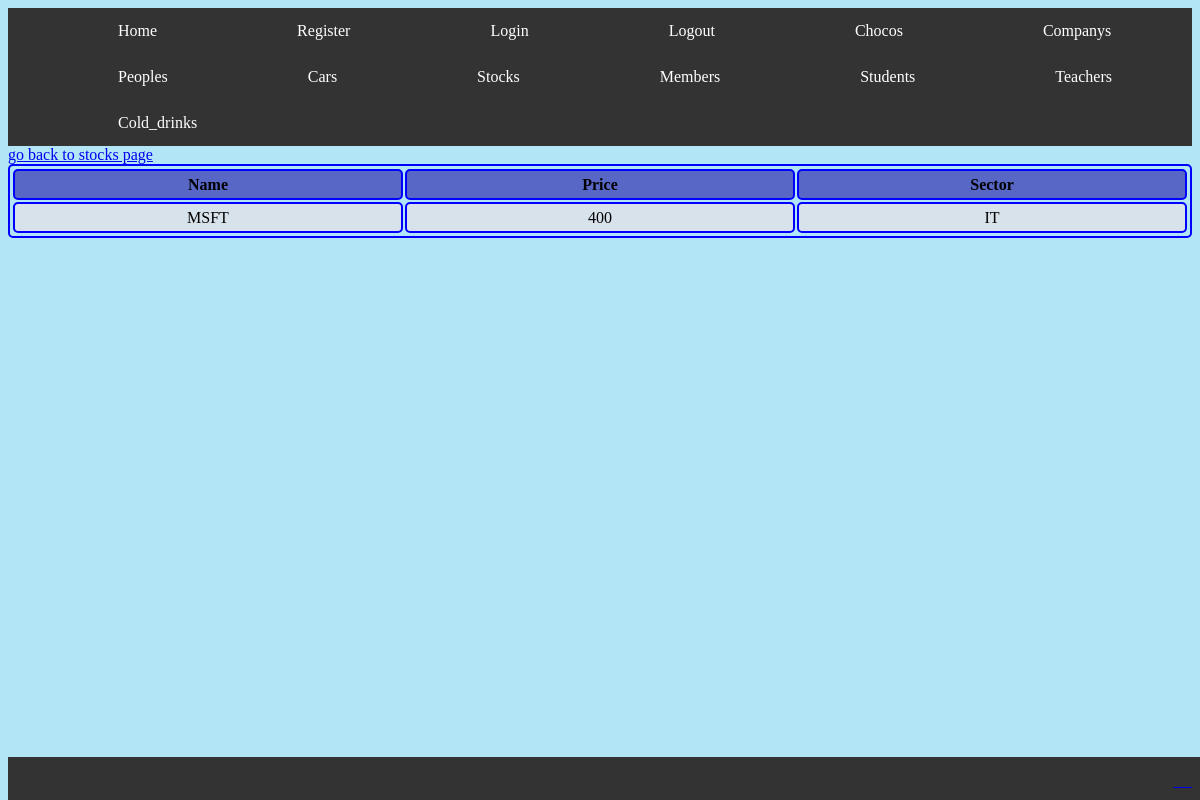
Page /user/get-stock/2 on the committed database.
### playground/models.py (models this page shows)
class Stocks(models.Model):
    name = models.CharField(max_length=255, default="none")
    price = models.IntegerField(max_length=255, default="none")
    sector = models.CharField(max_length=255, default="none")

### playground/views.py (the view)
# urls.py: path("get-stock/<int:id>", views.get_stock, name="s_name"),
def get_stock(request, id):
    s_one = Stocks.objects.get(id=id)
    print(s_one)
    return render(request, "s_detail.html", {"stock": s_one})

### playground/templates/s_detail.html (shortened to what this page needs)
{% load static %}
<!DOCTYPE html>
<html>
<head>
</head>
<link rel="stylesheet" href={% static 'templates.css' %}>
{% include 'header.html' %}
<body>
    <table style="width:100%">
        <thead>
            <tr>
                <th>Name</th>
                <th>Price</th>
                <th>Sector</th>
            </tr>
        </thead>
        <tbody>
            <td>
                {{ stock.name }}
            </td>
            <td>
                {{ stock.price }}
            </td>
            <td>
                {{ stock.sector }}
            </td>
        </tbody>
        <a href="{% url 'stocks' %}">go back to stocks page</a>
          {% include 'footer.html' %}
</body>
</html>

### playground/static/templates.css (style rules this page uses)
th, td { background-color: rgb(216, 226, 235); padding-top: 20px; padding-bottom: 20px; padding-left: 30px; padding-right: 40px; }
th { background-color: rgb(88, 103, 197); }
body { background-color: rgb(178, 229, 246); }
table, th, td { border-radius: 5px; border: 2px solid blue; padding: 1px; width: 200px; height: 25px; text-align: center; }

### rows in the picture
Stocks: name "MSFT", price "400", sector "IT"
